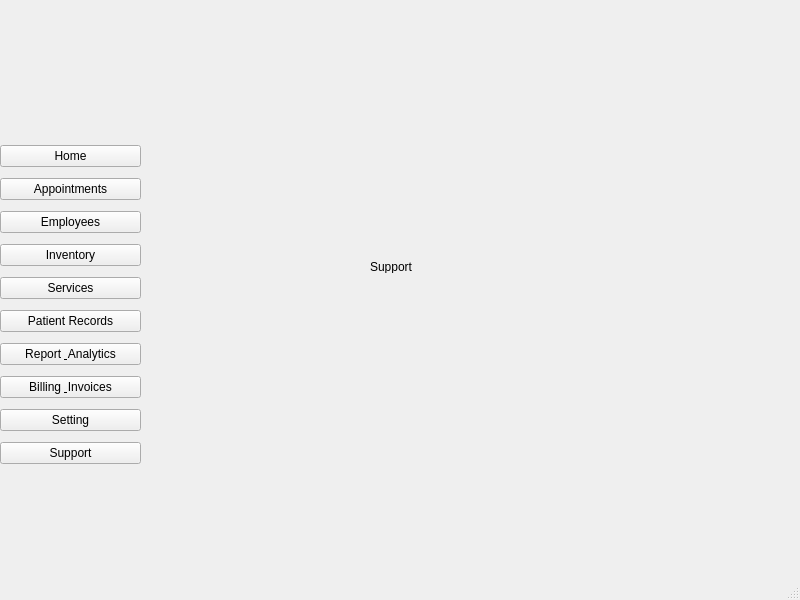
<?xml version="1.0" encoding="UTF-8"?>
<ui version="4.0">
 <class>MainWindow</class>
 <widget class="QMainWindow" name="MainWindow">
  <property name="geometry">
   <rect>
    <x>0</x>
    <y>0</y>
    <width>800</width>
    <height>600</height>
   </rect>
  </property>
  <property name="windowTitle">
   <string>MainWindow</string>
  </property>
  <widget class="QWidget" name="centralwidget">
   <widget class="QStackedWidget" name="stackedWidget">
    <property name="geometry">
     <rect>
      <x>140</x>
      <y>50</y>
      <width>641</width>
      <height>511</height>
     </rect>
    </property>
    <property name="currentIndex">
     <number>9</number>
    </property>
    <widget class="QWidget" name="page_home">
     <widget class="QLabel" name="label">
      <property name="geometry">
       <rect>
        <x>320</x>
        <y>70</y>
        <width>47</width>
        <height>13</height>
       </rect>
      </property>
      <property name="text">
       <string>Home</string>
      </property>
     </widget>
    </widget>
    <widget class="QWidget" name="page_appointment">
     <widget class="QLabel" name="label_2">
      <property name="geometry">
       <rect>
        <x>340</x>
        <y>40</y>
        <width>47</width>
        <height>13</height>
       </rect>
      </property>
      <property name="text">
       <string>Appointments</string>
      </property>
     </widget>
    </widget>
    <widget class="QWidget" name="page_employee">
     <widget class="QLabel" name="label_3">
      <property name="geometry">
       <rect>
        <x>320</x>
        <y>60</y>
        <width>47</width>
        <height>13</height>
       </rect>
      </property>
      <property name="text">
       <string>Employees</string>
      </property>
     </widget>
    </widget>
    <widget class="QWidget" name="page_inventory">
     <widget class="QLabel" name="label_4">
      <property name="geometry">
       <rect>
        <x>320</x>
        <y>90</y>
        <width>47</width>
        <height>13</height>
       </rect>
      </property>
      <property name="text">
       <string>Inventory</string>
      </property>
     </widget>
    </widget>
    <widget class="QWidget" name="page_service">
     <widget class="QLabel" name="label_5">
      <property name="geometry">
       <rect>
        <x>300</x>
        <y>60</y>
        <width>47</width>
        <height>13</height>
       </rect>
      </property>
      <property name="text">
       <string>Services</string>
      </property>
     </widget>
    </widget>
    <widget class="QWidget" name="page_patient_records">
     <widget class="QLabel" name="label_patient_records">
      <property name="geometry">
       <rect>
        <x>250</x>
        <y>130</y>
        <width>151</width>
        <height>16</height>
       </rect>
      </property>
      <property name="text">
       <string>Patient Records</string>
      </property>
     </widget>
    </widget>
    <widget class="QWidget" name="page_analytics">
     <widget class="QLabel" name="label_6">
      <property name="geometry">
       <rect>
        <x>290</x>
        <y>100</y>
        <width>91</width>
        <height>16</height>
       </rect>
      </property>
      <property name="text">
       <string>Report &amp; Analytics</string>
      </property>
     </widget>
    </widget>
    <widget class="QWidget" name="page_billing">
     <widget class="QLabel" name="label_billing">
      <property name="geometry">
       <rect>
        <x>200</x>
        <y>120</y>
        <width>47</width>
        <height>13</height>
       </rect>
      </property>
      <property name="text">
       <string>Billing &amp; Invoices</string>
      </property>
     </widget>
    </widget>
    <widget class="QWidget" name="page_setting">
     <widget class="QLabel" name="label_setting">
      <property name="geometry">
       <rect>
        <x>290</x>
        <y>200</y>
        <width>47</width>
        <height>13</height>
       </rect>
      </property>
      <property name="text">
       <string>Setting</string>
      </property>
     </widget>
    </widget>
    <widget class="QWidget" name="page_support">
     <widget class="QLabel" name="label_setting_2">
      <property name="geometry">
       <rect>
        <x>230</x>
        <y>210</y>
        <width>47</width>
        <height>13</height>
       </rect>
      </property>
      <property name="text">
       <string>Support</string>
      </property>
     </widget>
    </widget>
   </widget>
   <widget class="QWidget" name="widget" native="true">
    <property name="geometry">
     <rect>
      <x>0</x>
      <y>0</y>
      <width>141</width>
      <height>571</height>
     </rect>
    </property>
    <widget class="QWidget" name="verticalLayoutWidget">
     <property name="geometry">
      <rect>
       <x>0</x>
       <y>140</y>
       <width>141</width>
       <height>331</height>
      </rect>
     </property>
     <layout class="QVBoxLayout" name="verticalLayout">
      <item>
       <widget class="QPushButton" name="button_home">
        <property name="text">
         <string>Home</string>
        </property>
       </widget>
      </item>
      <item>
       <widget class="QPushButton" name="button_appointments">
        <property name="text">
         <string>Appointments</string>
        </property>
       </widget>
      </item>
      <item>
       <widget class="QPushButton" name="button_employees">
        <property name="text">
         <string>Employees</string>
        </property>
       </widget>
      </item>
      <item>
       <widget class="QPushButton" name="button_inventory">
        <property name="text">
         <string>Inventory</string>
        </property>
       </widget>
      </item>
      <item>
       <widget class="QPushButton" name="button_services">
        <property name="text">
         <string>Services</string>
        </property>
       </widget>
      </item>
      <item>
       <widget class="QPushButton" name="button_patients">
        <property name="text">
         <string>Patient Records</string>
        </property>
       </widget>
      </item>
      <item>
       <widget class="QPushButton" name="button_analytics">
        <property name="text">
         <string>Report &amp; Analytics</string>
        </property>
       </widget>
      </item>
      <item>
       <widget class="QPushButton" name="button_billing">
        <property name="text">
         <string>Billing &amp; Invoices</string>
        </property>
       </widget>
      </item>
      <item>
       <widget class="QPushButton" name="button_setting">
        <property name="text">
         <string>Setting</string>
        </property>
       </widget>
      </item>
      <item>
       <widget class="QPushButton" name="button_support">
        <property name="text">
         <string>Support</string>
        </property>
       </widget>
      </item>
     </layout>
    </widget>
   </widget>
  </widget>
  <widget class="QMenuBar" name="menubar">
   <property name="geometry">
    <rect>
     <x>0</x>
     <y>0</y>
     <width>800</width>
     <height>21</height>
    </rect>
   </property>
  </widget>
  <widget class="QStatusBar" name="statusbar"/>
 </widget>
 <resources/>
 <connections/>
</ui>
